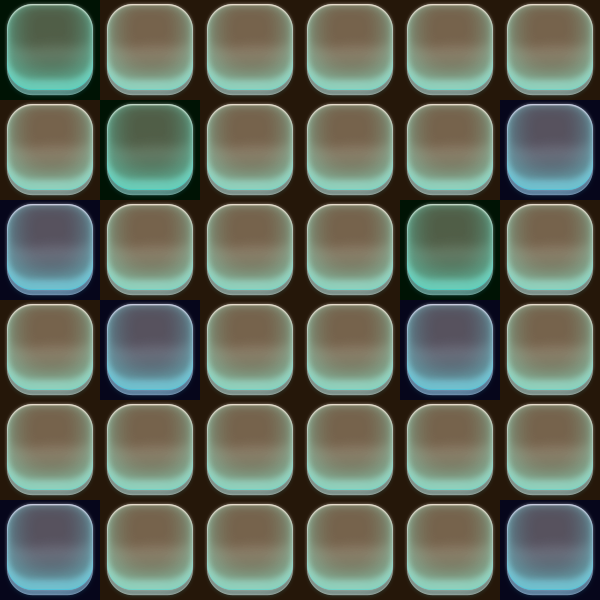

This game map was drawn from its Tiled (.tmx) file and the tilesets committed beside it. A one-line description and the trimmed map source follow:
An orthogonal 6x6 tile map with 100x100 px tiles, 2 tile layers (map, type), 2 tilesets.

<map version="1.0" orientation="orthogonal" renderorder="right-down" width="6" height="6" tilewidth="100" tileheight="100" nextobjectid="1">
 <tileset firstgid="1" name="bg_kuang" tilewidth="100" tileheight="100" tilecount="1" columns="1">
  <image source="bg_kuang.png" width="100" height="100" />
 </tileset>
 <tileset firstgid="2" name="type5" tilewidth="100" tileheight="100" tilecount="5" columns="5">
  <image source="type5.png" width="500" height="100" />
  <tile id="0">
   <properties>
    <property name="type" value="1" />
   </properties>
  </tile>
  <tile id="1">
   <properties>
    <property name="type" value="5" />
   </properties>
  </tile>
  <tile id="2">
   <properties>
    <property name="type" value="6" />
   </properties>
  </tile>
 </tileset>
 <layer name="map" width="6" height="6">
  <data>[36 cells, 36 non-empty, 1 distinct tile ids]</data>
 </layer>
 <layer name="type" width="6" height="6">
  <data>[36 cells, 36 non-empty, 3 distinct tile ids]</data>
 </layer>
</map>
